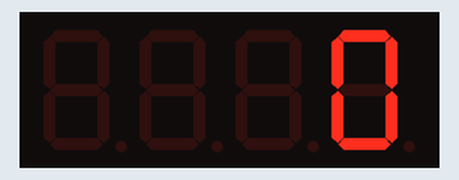
A sketch run on a simulated ESP8266 (NodeMCU). On the bench: 4-digit seven-segment display.

Above: at 0.08 s.
At 5.04 s:
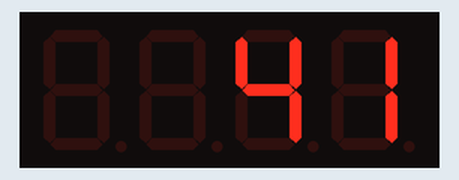
At 10.0 s:
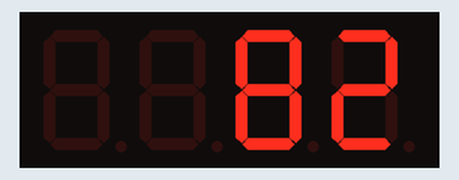
At 19.92 s:
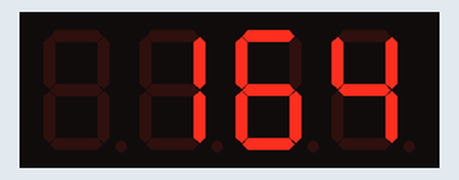
At 29.84 s:
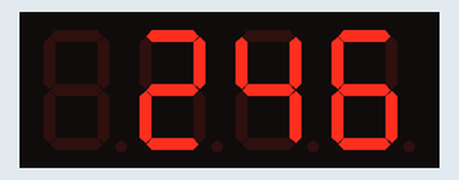
At 39.89 s:
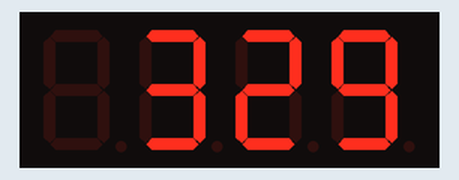

The sketch:

TM1637_7_segment.ino
```cpp
#include <TM1637Display.h>

const int CLK = D6; //Set the CLK pin connection to the display
const int DIO = D5; //Set the DIO pin connection to the display

int numCounter = 0;

TM1637Display display(CLK, DIO); //set up the 4-Digit Display.

void setup()
{
  display.setBrightness(0x0a); //set the diplay to maximum brightness
}


void loop()
{
  for (numCounter = 0; numCounter < 1000; numCounter++) //Iterate numCounter
  {
    display.showNumberDec(numCounter); //Display the numCounter value;
    delay(100);
  }
}
```
